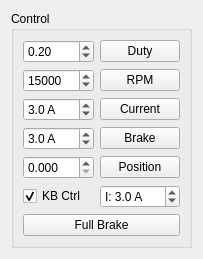
         <widget class="QWidget" name="tab_26">
          <attribute name="title">
           <string>Control</string>
          </attribute>
          <layout class="QVBoxLayout" name="verticalLayout_2">
           <item>
            <widget class="QGroupBox" name="groupBox_2">
             <property name="title">
              <string>Control</string>
             </property>
             <layout class="QGridLayout" name="gridLayout_2">
              <item row="0" column="0">
               <widget class="QDoubleSpinBox" name="dutyBox">
                <property name="minimum">
                 <double>-1.000000000000000</double>
                </property>
                <property name="maximum">
                 <double>1.000000000000000</double>
                </property>
                <property name="singleStep">
                 <double>0.010000000000000</double>
                </property>
                <property name="value">
                 <double>0.200000000000000</double>
                </property>
               </widget>
              </item>
              <item row="0" column="1">
               <widget class="QPushButton" name="dutyButton">
                <property name="text">
                 <string>Duty</string>
                </property>
               </widget>
              </item>
              <item row="1" column="0">
               <widget class="QSpinBox" name="rpmBox">
                <property name="minimum">
                 <number>-100000</number>
                </property>
                <property name="maximum">
                 <number>100000</number>
                </property>
                <property name="singleStep">
                 <number>1000</number>
                </property>
                <property name="value">
                 <number>15000</number>
                </property>
               </widget>
              </item>
              <item row="1" column="1">
               <widget class="QPushButton" name="rpmButton">
                <property name="text">
                 <string>RPM</string>
                </property>
               </widget>
              </item>
              <item row="2" column="0">
               <widget class="QDoubleSpinBox" name="currentBox">
                <property name="suffix">
                 <string> A</string>
                </property>
                <property name="decimals">
                 <number>1</number>
                </property>
                <property name="minimum">
                 <double>-200.000000000000000</double>
                </property>
                <property name="maximum">
                 <double>200.000000000000000</double>
                </property>
                <property name="singleStep">
                 <double>0.500000000000000</double>
                </property>
                <property name="value">
                 <double>3.000000000000000</double>
                </property>
               </widget>
              </item>
              <item row="2" column="1">
               <widget class="QPushButton" name="currentButton">
                <property name="text">
                 <string>Current</string>
                </property>
               </widget>
              </item>
              <item row="3" column="1">
               <widget class="QPushButton" name="currentBrakeButton">
                <property name="text">
                 <string>Brake</string>
                </property>
               </widget>
              </item>
              <item row="4" column="1">
               <widget class="QPushButton" name="posCtrlButton">
                <property name="text">
                 <string>Position</string>
                </property>
               </widget>
              </item>
              <item row="3" column="0">
               <widget class="QDoubleSpinBox" name="currentBrakeBox">
                <property name="suffix">
                 <string> A</string>
                </property>
                <property name="decimals">
                 <number>1</number>
                </property>
                <property name="minimum">
                 <double>0.000000000000000</double>
                </property>
                <property name="maximum">
                 <double>200.000000000000000</double>
                </property>
                <property name="singleStep">
                 <double>0.500000000000000</double>
                </property>
                <property name="value">
                 <double>3.000000000000000</double>
                </property>
               </widget>
              </item>
              <item row="4" column="0">
               <widget class="QDoubleSpinBox" name="posCtrlBox">
                <property name="decimals">
                 <number>3</number>
                </property>
                <property name="maximum">
                 <double>360.000000000000000</double>
                </property>
               </widget>
              </item>
              <item row="5" column="0">
               <widget class="QCheckBox" name="overrideKbBox">
                <property name="text">
                 <string>KB Ctrl</string>
                </property>
                <property name="checked">
                 <bool>true</bool>
                </property>
               </widget>
              </item>
              <item row="5" column="1">
               <widget class="QDoubleSpinBox" name="arrowCurrentBox">
                <property name="prefix">
                 <string>I: </string>
                </property>
                <property name="suffix">
                 <string> A</string>
                </property>
                <property name="decimals">
                 <number>1</number>
                </property>
                <property name="maximum">
                 <double>200.000000000000000</double>
                </property>
                <property name="singleStep">
                 <double>0.500000000000000</double>
                </property>
                <property name="value">
                 <double>3.000000000000000</double>
                </property>
               </widget>
              </item>
              <item row="6" column="0" colspan="2">
               <widget class="QPushButton" name="offBrakeButton">
                <property name="text">
                 <string>Full Brake</string>
                </property>
               </widget>
              </item>
             </layout>
            </widget>
           </item>
          </layout>
         </widget>
